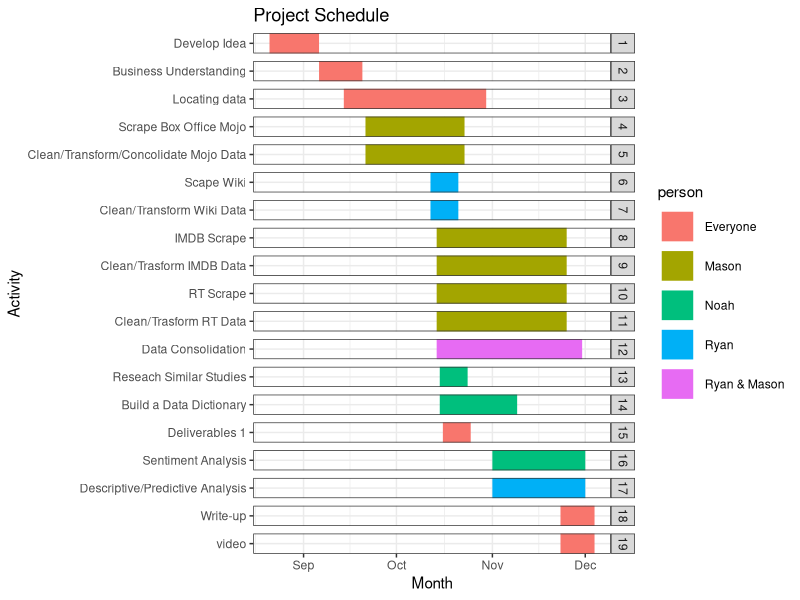

Write the R code that produced this figure.
library(tidyverse)

item <- c(1,2,3,4,5,6,7,8,9,10,11,12,13,14,15,16,17,18,19)
activity <- c("Develop Idea", "Business Understanding", "Locating data", "Scrape Box Office Mojo", "Clean/Transform/Concolidate Mojo Data", "Scape Wiki", "Clean/Transform Wiki Data","IMDB Scrape", "Clean/Trasform IMDB Data", "RT Scrape", "Clean/Trasform RT Data", "Data Consolidation", "Reseach Similar Studies", "Build a Data Dictionary", "Deliverables 1", "Sentiment Analysis", "Descriptive/Predictive Analysis", "Write-up", "video")
start <- c(as.Date("2020-8-21"),as.Date("2020-9-6"), as.Date("2020-9-14"),as.Date("2020-9-21"), as.Date("2020-9-21"), as.Date("2020-10-12"), as.Date("2020-10-12"), as.Date("2020-10-14"), as.Date("2020-10-14"), as.Date("2020-10-14"), as.Date("2020-10-14"),  as.Date("2020-10-14"), as.Date("2020-10-15"), as.Date("2020-10-15"), as.Date("2020-10-16"), as.Date("2020-11-1"), as.Date("2020-11-1"), as.Date("2020-11-23"), as.Date("2020-11-23"))
end <- c(as.Date("2020-9-6"),as.Date("2020-9-20"), as.Date("2020-10-30"), as.Date("2020-10-23"), as.Date("2020-10-23"), as.Date("2020-10-21"), as.Date("2020-10-21"), as.Date("2020-11-25"), as.Date("2020-11-25"), as.Date("2020-11-25"), as.Date("2020-11-25"), as.Date("2020-11-30"), as.Date("2020-10-24"), as.Date("2020-11-09"), as.Date("2020-10-25"), as.Date("2020-12-1"), as.Date("2020-12-1"),as.Date("2020-12-4"),as.Date("2020-12-4"))
person <- c("Everyone","Everyone", "Everyone", "Mason", "Mason", "Ryan", "Ryan", "Mason", "Mason", "Mason", "Mason", "Ryan & Mason", "Noah", "Noah", "Everyone", "Noah", "Ryan", "Everyone","Everyone")
schedule <- data.frame(item,start,end,activity, person)

ggplot(schedule, aes(x = start, color = person)) +
  theme_bw()+
  geom_segment(aes(xend = end, y = activity, yend = activity), size = 10) +
  labs(title='Project Schedule', x='Month', y='Activity') +
  facet_grid(item ~ .,scale = "free_y",space = "free_y", drop = TRUE)

